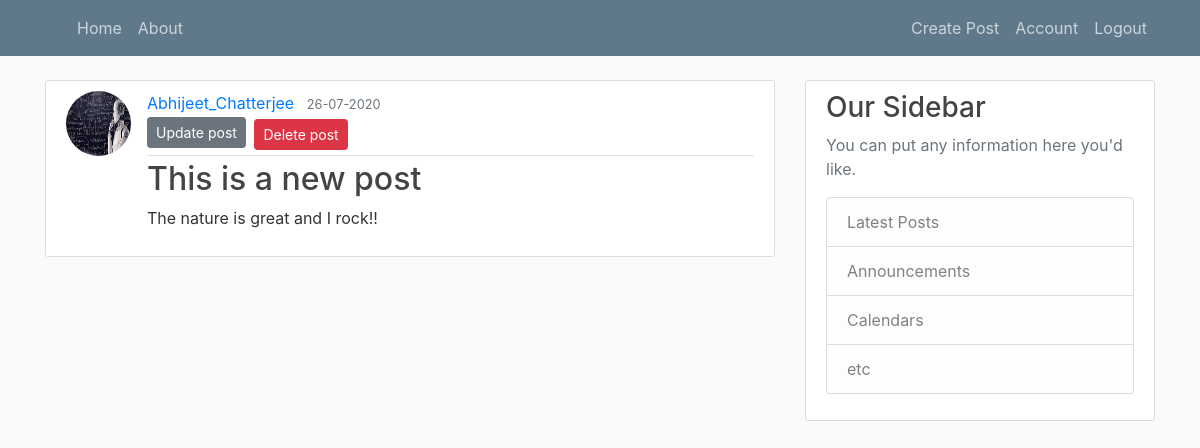
Screenshot of /post/1 (signed in) with the database file from the repository.
### flask_blog/models.py (models this page shows, shortened)
class Users(db.Model, UserMixin):
    id = db.Column(db.Integer, primary_key=True)
    username = db.Column(db.String(20), unique = True, nullable = False)
    email = db.Column(db.String(20), unique=True, nullable=False)
    password = db.Column(db.String(60), nullable=False)
    image = db.Column(db.String(20), nullable=False, default='default.jpg')
    posts = db.relationship('Post', backref='author', lazy=True)

class Post(db.Model):
    id = db.Column(db.Integer, primary_key=True)
    title = db.Column(db.String(30), nullable=False)
    date = db.Column(db.DateTime, nullable=False, default=datetime.utcnow())
    content = db.Column(db.Text, nullable=False)
    user_id = db.Column(db.Integer, db.ForeignKey('users.id'), nullable=False)  # in the foreign key user is lower case as that is the table name that is by default named from he class User...

### flask_blog/routes.py (the view)
@app.route("/post/<int:post_id>", methods=["GET", "POST"])
def post(post_id):
    if current_user.is_authenticated:
        post = Post.query.get_or_404(post_id)
        return render_template('post.html', title=post_id, post= post)
    else:
        return redirect(url_for('Register'))

### flask_blog/models.py (called while the page is built)
@login_manager.user_loader
def load_user(user_id):
    return Users.query.get(int(user_id))

### flask_blog/templates/post.html (shortened to what this page needs)
{% extends 'layout.html' %}
{% block content%}
<article class="media content-section">
    <img src="{{ url_for('static', filename='profile_pics/' + post.author.image) }}" class="rounded-circle article-img">
<div class="media-body">
<div class="article-metadata">
  <a class="mr-2" href="#">{{ post.author.username }}</a>
  <small class="text-muted">{{ post.date.strftime("%d-%m-%Y") }}</small><br>
  {% if current_user.username ==  post.author.username%}
    <a href="{{ url_for('update_post', post_id=post.id) }}" class="btn btn-secondary btn-sm  mb-1">Update post</a>
    <button type = "danger" class="btn btn-danger btn-sm m-1" data-toggle="modal" data-target="#deleteModal">Delete post</button>
  {% endif %}
</div>
<h2 class="article-title" >{{ post.title }}</h2>
<p class="article-content">{{ post.content }}</p>
</div>
</article>
{% endblock %}

### flask_blog/static/main.css (style rules this page uses)
body { background: #fafafa; color: #333333; margin-top: 5rem; }
h1, h2, h3, h4, h5, h6 { color: #444444; }
.content-section { background: #ffffff; padding: 10px 20px; border: 1px solid #dddddd; border-radius: 3px; margin-bottom: 20px; }
.article-title { color: #444444; }
.article-content { white-space: pre-line; }
.article-img { height: 65px; width: 65px; margin-right: 16px; }
.article-metadata { padding-bottom: 1px; margin-bottom: 4px; border-bottom: 1px solid #e3e3e3 }

### rows the page displays
Users: image (picture), author.username "Abhijeet_Chatterjee"
Post: date "26-07-2020", title "This is a new post", content "The nature is great and I rock!!"
